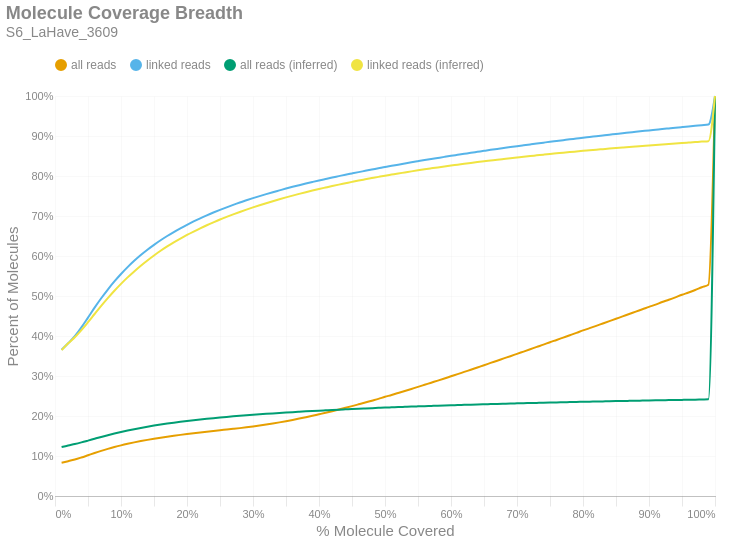

The notebook cell this image was saved under:
### Markdown cell above
### Molecule Read Coverage
This chart shows molecule coverage breadth as computed by the number of bases aligned to that molecule. In other words, "*how much of each unique long molecule is actually sequenced/aligned?*" Keep in mind there is a distinction between sequences and alignments, since some sequences belonging to a particular molecule may not align well and wouldn't appear in the alignment data. This chart also shows molecule coverage breadth as computed by the *inferred fragment* from which the aligned sequences originate. Unlike read coverage, this calculation takes into account the total insert size, including unsequenced gaps between the forward and reverse reads. Like the previous figures, these are cumulative percents.

### Code cell
if SKIPLR:
    print_html(f"Skipped")
else:
    binned_df = consolidated_hist(valids['coverage_bp'], mask, 0.01, True)
    binned_df_inf = consolidated_hist(valids['coverage_inserts'], mask, 0.01, True)
    binned_df = binned_df.with_columns(pl.lit(binned_df_inf['all reads (cumsum)']).alias('all reads (inferred)'))
    binned_df = binned_df.with_columns(pl.lit(binned_df_inf['linked reads (cumsum)']).alias('linked reads (inferred)'))
    binned_df = binned_df.with_columns(
        (pl.col('bin').cast(pl.Float64) + 0.01).alias('right_edge')
    )

    with SafeRender(binned_df):
        (
            density_plot(binned_df, 'Molecule Coverage Breadth', samplename, 'molcov', ['all reads (inferred)','linked reads (inferred)'])
            .encode(
                #x=alt.X('bin:Q', title="% Molecule Covered").axis(format = '%').scale(padding=0),
                x=alt.X('right_edge:Q', title="% Molecule Covered").axis(format='%').scale(padding=0),
                y=alt.Y('value:Q', title='Percent of Molecules')
                    .axis(format='%')
                    .stack(False)
                    .scale(domainMin=0, padding=0),
                color=alt.Color("key:N").scale(domain = ["all reads", "linked reads", "all reads (inferred)", "linked reads (inferred)"]),
                tooltip = [
                    alt.Tooltip("key:N", title = "Data Type"),
                    alt.Tooltip("range_label:N", title="% Molecule Covered"),
                    alt.Tooltip("value:Q", format = ".2%", title="% Molecules")
                ]
            )
        ).display()

### Figure 1 — Vega-Lite specification as saved in the notebook (floating-point values rounded to 4 significant figures)
{"width": "container", "height": 400, "config": {"title": {"anchor": "start", "dy": -15, "fontSize": 18, "color": "#888888", "subtitleColor": "#888888", "subtitleFontSize": 14}, "arc": {"fill": "#0072B2"}, "axis": {"domainColor": "#888888", "domainWidth": 0.5, "gridWidth": 0.2, "grid": false, "titleFontWeight": 400, "titleFontSize": 15, "labelFontSize": 11, "labelColor": "#888888", "tickColor": "#888888", "tickWidth": 0.2, "titleColor": "#888888"}, "axisBand": {"grid": false}, "axisX": {"grid": true, "tickSize": 10, "domainCap": "round"}, "axisY": {"domain": false, "grid": true, "tickSize": 0, "domainCap": "round"}, "background": "transparent", "header": {"labelFontSize": 15, "labelColor": "#888888", "titleFontSize": 15, "titleFontWeight": 600, "titleColor": "#888888"}, "legend": {"labelFont": "sans-serif", "labelFontSize": 12, "labelColor": "#888888", "symbolSize": 100, "symbolType": "circle", "titleFontSize": 12, "titlePadding": 10, "titleColor": "#888888", "title": null, "orient": "top"}, "range": {"category": ["#E69F00", "#56B4E9", "#009E73", "#F0E442", "#0072B2", "#D55E00", "#CC79A7", "#000000"], "diverging": ["#cfe8f3", "#a2d4ec", "#73bfe2", "#46abdb", "#1696d2", "#12719e"]}, "area": {"fill": "#0072B2", "fillOpacity": 0.7, "line": true, "strokeOpacity": 0.7}, "line": {"color": "#0072B2", "stroke": "#0072B2", "strokeWidth": 2}, "trail": {"color": "#0072B2", "stroke": "#0072B2", "strokeWidth": 0, "size": 1}, "point": {"filled": true, "fillOpacity": 1.0, "size": 95}, "text": {"color": "#888888", "fontSize": 11, "align": "right", "fontWeight": 400, "size": 11}, "bar": {"fill": "#0072B2", "stroke": null}, "view": {"stroke": null, "continuousWidth": 660, "continuousHeight": 400}}, "data": {"name": "data-7d5c0637972aa78b9b4f9ce6a1ed6b3b"}, "mark": {"type": "line", "interpolate": "monotone", "point": {"opacity": 0, "size": 275}}, "encoding": {"color": {"field": "key", "scale": {"domain": ["all reads", "linked reads", "all reads (inferred)", "linked reads (inferred)"]}, "type": "nominal"}, "tooltip": [{"field": "key", "title": "Data Type", "type": "nominal"}, {"field": "range_label", "title": "% Molecule Covered", "type": "nominal"}, {"field": "value", "format": ".2%", "title": "% Molecules", "type": "quantitative"}], "x": {"axis": {"format": "%"}, "field": "right_edge", "scale": {"padding": 0}, "title": "% Molecule Covered", "type": "quantitative"}, "y": {"axis": {"format": "%"}, "field": "value", "scale": {"domainMin": 0, "padding": 0}, "stack": false, "title": "Percent of Molecules", "type": "quantitative"}}, "params": [{"name": "param_c36ac31b6afebe62", "select": {"type": "point", "fields": ["key"]}, "bind": "legend"}], "title": {"text": "Molecule Coverage Breadth", "subtitle": "S6_LaHave_3609"}, "transform": [{"fold": ["all reads (cumsum)", "linked reads (cumsum)", "all reads (inferred)", "linked reads (inferred)"]}, {"calculate": "replace(datum.key, ' (cumsum)', '')", "as": "key"}, {"filter": {"param": "param_c36ac31b6afebe62"}}], "usermeta": {"embedOptions": {"downloadFileName": "S6_LaHave_3609.molcov"}}, "$schema": "https://vega.github.io/schema/vega-lite/v6.1.0.json", "datasets": {"data-7d5c0637972aa78b9b4f9ce6a1ed6b3b": [{"bin": "0.0", "interval": "0.0-0.01", "all reads": 0.08333, "linked reads": 0.3654, "all reads (cumsum)": 0.08333, "linked reads (cumsum)": 0.3654, "range_label": "0.0-0.01", "all reads (inferred)": 0.1224, "linked reads (inferred)": 0.3645, "right_edge": 0.01}, {"bin": "0.01", "interval": "0.01-0.02", "all reads": 0.003774, "linked reads": 0.0163, "all reads (cumsum)": 0.0871, "linked reads (cumsum)": 0.3818, "range_label": "0.01-0.02", "all reads (inferred)": 0.1264, "linked reads (inferred)": 0.3817, "right_edge": 0.02}, {"bin": "0.02", "interval": "0.02-0.03", "all reads": 0.004063, "linked reads": 0.01759, "all reads (cumsum)": 0.09116, "linked reads (cumsum)": 0.3993, "range_label": "0.02-0.03", "all reads (inferred)": 0.1299, "linked reads (inferred)": 0.397, "right_edge": 0.03}, {"bin": "0.03", "interval": "0.03-0.04", "all reads": 0.005111, "linked reads": 0.02225, "all reads (cumsum)": 0.09627, "linked reads (cumsum)": 0.4216, "range_label": "0.03-0.04", "all reads (inferred)": 0.134, "linked reads (inferred)": 0.4148, "right_edge": 0.04}, {"bin": "0.04", "interval": "0.04-0.05", "all reads": 0.005567, "linked reads": 0.02448, "all reads (cumsum)": 0.1018, "linked reads (cumsum)": 0.4461, "range_label": "0.04-0.05", "all reads (inferred)": 0.1385, "linked reads (inferred)": 0.4346, "right_edge": 0.05}, {"bin": "0.05", "interval": "0.05-0.06", "all reads": 0.005611, "linked reads": 0.02473, "all reads (cumsum)": 0.1075, "linked reads (cumsum)": 0.4708, "range_label": "0.05-0.06", "all reads (inferred)": 0.1431, "linked reads (inferred)": 0.455, "right_edge": 0.06}, {"bin": "0.06", "interval": "0.06-0.07", "all reads": 0.005325, "linked reads": 0.0235, "all reads (cumsum)": 0.1128, "linked reads (cumsum)": 0.4943, "range_label": "0.06-0.07", "all reads (inferred)": 0.1477, "linked reads (inferred)": 0.4753, "right_edge": 0.07}, {"bin": "0.07", "interval": "0.07-0.08", "all reads": 0.004964, "linked reads": 0.02192, "all reads (cumsum)": 0.1177, "linked reads (cumsum)": 0.5162, "range_label": "0.07-0.08", "all reads (inferred)": 0.152, "linked reads (inferred)": 0.4946, "right_edge": 0.08}, {"bin": "0.08", "interval": "0.08-0.09", "all reads": 0.004574, "linked reads": 0.02019, "all reads (cumsum)": 0.1223, "linked reads (cumsum)": 0.5364, "range_label": "0.08-0.09", "all reads (inferred)": 0.1562, "linked reads (inferred)": 0.5132, "right_edge": 0.09}, {"bin": "0.09", "interval": "0.09-0.1", "all reads": 0.004235, "linked reads": 0.01865, "all reads (cumsum)": 0.1265, "linked reads (cumsum)": 0.5551, "range_label": "0.09-0.1", "all reads (inferred)": 0.1601, "linked reads (inferred)": 0.5304, "right_edge": 0.1}, {"bin": "0.1", "interval": "0.1-0.11", "all reads": 0.003882, "linked reads": 0.01706, "all reads (cumsum)": 0.1304, "linked reads (cumsum)": 0.5721, "range_label": "0.1-0.11", "all reads (inferred)": 0.1637, "linked reads (inferred)": 0.5466, "right_edge": 0.11}, {"bin": "0.11", "interval": "0.11-0.12", "all reads": 0.003581, "linked reads": 0.01573, "all reads (cumsum)": 0.134, "linked reads (cumsum)": 0.5879, "range_label": "0.11-0.12", "all reads (inferred)": 0.1671, "linked reads (inferred)": 0.5615, "right_edge": 0.12}, {"bin": "0.12", "interval": "0.12-0.13", "all reads": 0.003294, "linked reads": 0.01445, "all reads (cumsum)": 0.1373, "linked reads (cumsum)": 0.6023, "range_label": "0.12-0.13", "all reads (inferred)": 0.1702, "linked reads (inferred)": 0.5758, "right_edge": 0.13}, {"bin": "0.13", "interval": "0.13-0.14", "all reads": 0.003034, "linked reads": 0.01327, "all reads (cumsum)": 0.1403, "linked reads (cumsum)": 0.6156, "range_label": "0.13-0.14", "all reads (inferred)": 0.1732, "linked reads (inferred)": 0.589, "right_edge": 0.14}, {"bin": "0.14", "interval": "0.14-0.15", "all reads": 0.002815, "linked reads": 0.01227, "all reads (cumsum)": 0.1432, "linked reads (cumsum)": 0.6278, "range_label": "0.14-0.15", "all reads (inferred)": 0.176, "linked reads (inferred)": 0.6013, "right_edge": 0.15}, {"bin": "0.15", "interval": "0.15-0.16", "all reads": 0.002634, "linked reads": 0.01143, "all reads (cumsum)": 0.1458, "linked reads (cumsum)": 0.6393, "range_label": "0.15-0.16", "all reads (inferred)": 0.1786, "linked reads (inferred)": 0.6131, "right_edge": 0.16}, {"bin": "0.16", "interval": "0.16-0.17", "all reads": 0.002477, "linked reads": 0.01067, "all reads (cumsum)": 0.1483, "linked reads (cumsum)": 0.6499, "range_label": "0.16-0.17", "all reads (inferred)": 0.1811, "linked reads (inferred)": 0.6239, "right_edge": 0.17}, {"bin": "0.17", "interval": "0.17-0.18", "all reads": 0.002338, "linked reads": 0.009943, "all reads (cumsum)": 0.1506, "linked reads (cumsum)": 0.6599, "range_label": "0.17-0.18", "all reads (inferred)": 0.1834, "linked reads (inferred)": 0.6341, "right_edge": 0.18}, {"bin": "0.18", "interval": "0.18-0.19", "all reads": 0.002195, "linked reads": 0.009273, "all reads (cumsum)": 0.1528, "linked reads (cumsum)": 0.6692, "range_label": "0.18-0.19", "all reads (inferred)": 0.1855, "linked reads (inferred)": 0.6436, "right_edge": 0.19}, {"bin": "0.19", "interval": "0.19-0.2", "all reads": 0.002123, "linked reads": 0.008822, "all reads (cumsum)": 0.1549, "linked reads (cumsum)": 0.678, "range_label": "0.19-0.2", "all reads (inferred)": 0.1875, "linked reads (inferred)": 0.6526, "right_edge": 0.2}, {"bin": "0.2", "interval": "0.2-0.21", "all reads": 0.002037, "linked reads": 0.008353, "all reads (cumsum)": 0.157, "linked reads (cumsum)": 0.6863, "range_label": "0.2-0.21", "all reads (inferred)": 0.1894, "linked reads (inferred)": 0.6611, "right_edge": 0.21}, {"bin": "0.21", "interval": "0.21-0.22", "all reads": 0.001964, "linked reads": 0.007886, "all reads (cumsum)": 0.1589, "linked reads (cumsum)": 0.6942, "range_label": "0.21-0.22", "all reads (inferred)": 0.1912, "linked reads (inferred)": 0.6691, "right_edge": 0.22}, {"bin": "0.22", "interval": "0.22-0.23", "all reads": 0.001886, "linked reads": 0.007414, "all reads (cumsum)": 0.1608, "linked reads (cumsum)": 0.7016, "range_label": "0.22-0.23", "all reads (inferred)": 0.193, "linked reads (inferred)": 0.6768, "right_edge": 0.23}, {"bin": "0.23", "interval": "0.23-0.24", "all reads": 0.001817, "linked reads": 0.007014, "all reads (cumsum)": 0.1626, "linked reads (cumsum)": 0.7087, "range_label": "0.23-0.24", "all reads (inferred)": 0.1946, "linked reads (inferred)": 0.6842, "right_edge": 0.24}, {"bin": "0.24", "interval": "0.24-0.25", "all reads": 0.001779, "linked reads": 0.006679, "all reads (cumsum)": 0.1644, "linked reads (cumsum)": 0.7153, "range_label": "0.24-0.25", "all reads (inferred)": 0.1962, "linked reads (inferred)": 0.6912, "right_edge": 0.25}, {"bin": "0.25", "interval": "0.25-0.26", "all reads": 0.001732, "linked reads": 0.006355, "all reads (cumsum)": 0.1661, "linked reads (cumsum)": 0.7217, "range_label": "0.25-0.26", "all reads (inferred)": 0.1977, "linked reads (inferred)": 0.6978, "right_edge": 0.26}, {"bin": "0.26", "interval": "0.26-0.27", "all reads": 0.001756, "linked reads": 0.006189, "all reads (cumsum)": 0.1679, "linked reads (cumsum)": 0.7279, "range_label": "0.26-0.27", "all reads (inferred)": 0.1991, "linked reads (inferred)": 0.7041, "right_edge": 0.27}, {"bin": "0.27", "interval": "0.27-0.28", "all reads": 0.001807, "linked reads": 0.005874, "all reads (cumsum)": 0.1697, "linked reads (cumsum)": 0.7337, "range_label": "0.27-0.28", "all reads (inferred)": 0.2004, "linked reads (inferred)": 0.7101, "right_edge": 0.28}, {"bin": "0.28", "interval": "0.28-0.29", "all reads": 0.001939, "linked reads": 0.005522, "all reads (cumsum)": 0.1716, "linked reads (cumsum)": 0.7393, "range_label": "0.28-0.29", "all reads (inferred)": 0.2018, "linked reads (inferred)": 0.7159, "right_edge": 0.29}, {"bin": "0.29", "interval": "0.29-0.3", "all reads": 0.002148, "linked reads": 0.005383, "all reads (cumsum)": 0.1738, "linked reads (cumsum)": 0.7447, "range_label": "0.29-0.3", "all reads (inferred)": 0.203, "linked reads (inferred)": 0.7215, "right_edge": 0.3}, {"bin": "0.3", "interval": "0.3-0.31", "all reads": 0.002289, "linked reads": 0.005116, "all reads (cumsum)": 0.1761, "linked reads (cumsum)": 0.7498, "range_label": "0.3-0.31", "all reads (inferred)": 0.2042, "linked reads (inferred)": 0.7269, "right_edge": 0.31}, {"bin": "0.31", "interval": "0.31-0.32", "all reads": 0.002483, "linked reads": 0.004951, "all reads (cumsum)": 0.1786, "linked reads (cumsum)": 0.7547, "range_label": "0.31-0.32", "all reads (inferred)": 0.2054, "linked reads (inferred)": 0.7321, "right_edge": 0.32}, {"bin": "0.32", "interval": "0.32-0.33", "all reads": 0.002663, "linked reads": 0.004782, "all reads (cumsum)": 0.1812, "linked reads (cumsum)": 0.7595, "range_label": "0.32-0.33", "all reads (inferred)": 0.2065, "linked reads (inferred)": 0.737, "right_edge": 0.33}, {"bin": "0.33", "interval": "0.33-0.34", "all reads": 0.002813, "linked reads": 0.004553, "all reads (cumsum)": 0.184, "linked reads (cumsum)": 0.7641, "range_label": "0.33-0.34", "all reads (inferred)": 0.2076, "linked reads (inferred)": 0.7418, "right_edge": 0.34}, {"bin": "0.34", "interval": "0.34-0.35", "all reads": 0.003003, "linked reads": 0.004535, "all reads (cumsum)": 0.187, "linked reads (cumsum)": 0.7686, "range_label": "0.34-0.35", "all reads (inferred)": 0.2087, "linked reads (inferred)": 0.7465, "right_edge": 0.35}, {"bin": "0.35", "interval": "0.35-0.36", "all reads": 0.003181, "linked reads": 0.004384, "all reads (cumsum)": 0.1902, "linked reads (cumsum)": 0.773, "range_label": "0.35-0.36", "all reads (inferred)": 0.2097, "linked reads (inferred)": 0.751, "right_edge": 0.36}, {"bin": "0.36", "interval": "0.36-0.37", "all reads": 0.003292, "linked reads": 0.004114, "all reads (cumsum)": 0.1935, "linked reads (cumsum)": 0.7771, "range_label": "0.36-0.37", "all reads (inferred)": 0.2107, "linked reads (inferred)": 0.7553, "right_edge": 0.37}, {"bin": "0.37", "interval": "0.37-0.38", "all reads": 0.003462, "linked reads": 0.004034, "all reads (cumsum)": 0.197, "linked reads (cumsum)": 0.7811, "range_label": "0.37-0.38", "all reads (inferred)": 0.2116, "linked reads (inferred)": 0.7595, "right_edge": 0.38}, {"bin": "0.38", "interval": "0.38-0.39", "all reads": 0.003567, "linked reads": 0.003929, "all reads (cumsum)": 0.2005, "linked reads (cumsum)": 0.7851, "range_label": "0.38-0.39", "all reads (inferred)": 0.2125, "linked reads (inferred)": 0.7636, "right_edge": 0.39}, {"bin": "0.39", "interval": "0.39-0.4", "all reads": 0.00378, "linked reads": 0.003837, "all reads (cumsum)": 0.2043, "linked reads (cumsum)": 0.7889, "range_label": "0.39-0.4", "all reads (inferred)": 0.2134, "linked reads (inferred)": 0.7675, "right_edge": 0.4}, {"bin": "0.4", "interval": "0.4-0.41", "all reads": 0.003808, "linked reads": 0.003631, "all reads (cumsum)": 0.2081, "linked reads (cumsum)": 0.7925, "range_label": "0.4-0.41", "all reads (inferred)": 0.2143, "linked reads (inferred)": 0.7712, "right_edge": 0.41}, {"bin": "0.41", "interval": "0.41-0.42", "all reads": 0.003986, "linked reads": 0.003604, "all reads (cumsum)": 0.2121, "linked reads (cumsum)": 0.7961, "range_label": "0.41-0.42", "all reads (inferred)": 0.2151, "linked reads (inferred)": 0.7749, "right_edge": 0.42}, {"bin": "0.42", "interval": "0.42-0.43", "all reads": 0.004113, "linked reads": 0.00352, "all reads (cumsum)": 0.2162, "linked reads (cumsum)": 0.7996, "range_label": "0.42-0.43", "all reads (inferred)": 0.2159, "linked reads (inferred)": 0.7785, "right_edge": 0.43}, {"bin": "0.43", "interval": "0.43-0.44", "all reads": 0.004221, "linked reads": 0.003541, "all reads (cumsum)": 0.2204, "linked reads (cumsum)": 0.8032, "range_label": "0.43-0.44", "all reads (inferred)": 0.2167, "linked reads (inferred)": 0.7819, "right_edge": 0.44}, {"bin": "0.44", "interval": "0.44-0.45", "all reads": 0.00429, "linked reads": 0.00328, "all reads (cumsum)": 0.2247, "linked reads (cumsum)": 0.8065, "range_label": "0.44-0.45", "all reads (inferred)": 0.2175, "linked reads (inferred)": 0.7853, "right_edge": 0.45}, {"bin": "0.45", "interval": "0.45-0.46", "all reads": 0.004433, "linked reads": 0.003254, "all reads (cumsum)": 0.2292, "linked reads (cumsum)": 0.8097, "range_label": "0.45-0.46", "all reads (inferred)": 0.2182, "linked reads (inferred)": 0.7886, "right_edge": 0.46}, {"bin": "0.46", "interval": "0.46-0.47", "all reads": 0.004482, "linked reads": 0.003191, "all reads (cumsum)": 0.2337, "linked reads (cumsum)": 0.8129, "range_label": "0.46-0.47", "all reads (inferred)": 0.2189, "linked reads (inferred)": 0.7917, "right_edge": 0.47}, {"bin": "0.47", "interval": "0.47-0.48", "all reads": 0.004651, "linked reads": 0.003209, "all reads (cumsum)": 0.2383, "linked reads (cumsum)": 0.8161, "range_label": "0.47-0.48", "all reads (inferred)": 0.2196, "linked reads (inferred)": 0.7948, "right_edge": 0.48}, {"bin": "0.48", "interval": "0.48-0.49", "all reads": 0.004554, "linked reads": 0.003114, "all reads (cumsum)": 0.2429, "linked reads (cumsum)": 0.8192, "range_label": "0.48-0.49", "all reads (inferred)": 0.2203, "linked reads (inferred)": 0.7978, "right_edge": 0.49}, {"bin": "0.49", "interval": "0.49-0.5", "all reads": 0.00515, "linked reads": 0.003242, "all reads (cumsum)": 0.248, "linked reads (cumsum)": 0.8225, "range_label": "0.49-0.5", "all reads (inferred)": 0.221, "linked reads (inferred)": 0.8008, "right_edge": 0.5}, {"bin": "0.5", "interval": "0.5-0.51", "all reads": 0.004503, "linked reads": 0.002898, "all reads (cumsum)": 0.2525, "linked reads (cumsum)": 0.8254, "range_label": "0.5-0.51", "all reads (inferred)": 0.2216, "linked reads (inferred)": 0.8036, "right_edge": 0.51}, {"bin": "0.51", "interval": "0.51-0.52", "all reads": 0.005106, "linked reads": 0.002994, "all reads (cumsum)": 0.2576, "linked reads (cumsum)": 0.8284, "range_label": "0.51-0.52", "all reads (inferred)": 0.2223, "linked reads (inferred)": 0.8063, "right_edge": 0.52}, {"bin": "0.52", "interval": "0.52-0.53", "all reads": 0.004937, "linked reads": 0.002923, "all reads (cumsum)": 0.2626, "linked reads (cumsum)": 0.8313, "range_label": "0.52-0.53", "all reads (inferred)": 0.2229, "linked reads (inferred)": 0.8089, "right_edge": 0.53}, {"bin": "0.53", "interval": "0.53-0.54", "all reads": 0.005119, "linked reads": 0.002886, "all reads (cumsum)": 0.2677, "linked reads (cumsum)": 0.8342, "range_label": "0.53-0.54", "all reads (inferred)": 0.2235, "linked reads (inferred)": 0.8116, "right_edge": 0.54}, {"bin": "0.54", "interval": "0.54-0.55", "all reads": 0.005094, "linked reads": 0.00281, "all reads (cumsum)": 0.2728, "linked reads (cumsum)": 0.837, "range_label": "0.54-0.55", "all reads (inferred)": 0.2241, "linked reads (inferred)": 0.8141, "right_edge": 0.55}, {"bin": "0.55", "interval": "0.55-0.56", "all reads": 0.005245, "linked reads": 0.00278, "all reads (cumsum)": 0.278, "linked reads (cumsum)": 0.8398, "range_label": "0.55-0.56", "all reads (inferred)": 0.2247, "linked reads (inferred)": 0.8166, "right_edge": 0.56}, {"bin": "0.56", "interval": "0.56-0.57", "all reads": 0.005264, "linked reads": 0.002706, "all reads (cumsum)": 0.2833, "linked reads (cumsum)": 0.8425, "range_label": "0.56-0.57", "all reads (inferred)": 0.2252, "linked reads (inferred)": 0.8191, "right_edge": 0.57}, {"bin": "0.57", "interval": "0.57-0.58", "all reads": 0.005218, "linked reads": 0.002656, "all reads (cumsum)": 0.2885, "linked reads (cumsum)": 0.8451, "range_label": "0.57-0.58", "all reads (inferred)": 0.2258, "linked reads (inferred)": 0.8215, "right_edge": 0.58}, {"bin": "0.58", "interval": "0.58-0.59", "all reads": 0.005349, "linked reads": 0.002651, "all reads (cumsum)": 0.2938, "linked reads (cumsum)": 0.8478, "range_label": "0.58-0.59", "all reads (inferred)": 0.2263, "linked reads (inferred)": 0.8238, "right_edge": 0.59}, {"bin": "0.59", "interval": "0.59-0.6", "all reads": 0.005514, "linked reads": 0.002613, "all reads (cumsum)": 0.2994, "linked reads (cumsum)": 0.8504, "range_label": "0.59-0.6", "all reads (inferred)": 0.2269, "linked reads (inferred)": 0.8261, "right_edge": 0.6}, {"bin": "0.6", "interval": "0.6-0.61", "all reads": 0.00527, "linked reads": 0.002525, "all reads (cumsum)": 0.3046, "linked reads (cumsum)": 0.8529, "range_label": "0.6-0.61", "all reads (inferred)": 0.2274, "linked reads (inferred)": 0.8283, "right_edge": 0.61}, {"bin": "0.61", "interval": "0.61-0.62", "all reads": 0.005588, "linked reads": 0.002528, "all reads (cumsum)": 0.3102, "linked reads (cumsum)": 0.8554, "range_label": "0.61-0.62", "all reads (inferred)": 0.2279, "linked reads (inferred)": 0.8305, "right_edge": 0.62}, {"bin": "0.62", "interval": "0.62-0.63", "all reads": 0.005487, "linked reads": 0.002562, "all reads (cumsum)": 0.3157, "linked reads (cumsum)": 0.858, "range_label": "0.62-0.63", "all reads (inferred)": 0.2284, "linked reads (inferred)": 0.8327, "right_edge": 0.63}, {"bin": "0.63", "interval": "0.63-0.64", "all reads": 0.005599, "linked reads": 0.002451, "all reads (cumsum)": 0.3213, "linked reads (cumsum)": 0.8605, "range_label": "0.63-0.64", "all reads (inferred)": 0.2289, "linked reads (inferred)": 0.8347, "right_edge": 0.64}, {"bin": "0.64", "interval": "0.64-0.65", "all reads": 0.005535, "linked reads": 0.002461, "all reads (cumsum)": 0.3268, "linked reads (cumsum)": 0.8629, "range_label": "0.64-0.65", "all reads (inferred)": 0.2293, "linked reads (inferred)": 0.8368, "right_edge": 0.65}, {"bin": "0.65", "interval": "0.65-0.66", "all reads": 0.005844, "linked reads": 0.002431, "all reads (cumsum)": 0.3327, "linked reads (cumsum)": 0.8654, "range_label": "0.65-0.66", "all reads (inferred)": 0.2298, "linked reads (inferred)": 0.8387, "right_edge": 0.66}, {"bin": "0.66", "interval": "0.66-0.67", "all reads": 0.005539, "linked reads": 0.002327, "all reads (cumsum)": 0.3382, "linked reads (cumsum)": 0.8677, "range_label": "0.66-0.67", "all reads (inferred)": 0.2303, "linked reads (inferred)": 0.8407, "right_edge": 0.67}, {"bin": "0.67", "interval": "0.67-0.68", "all reads": 0.00572, "linked reads": 0.002323, "all reads (cumsum)": 0.3439, "linked reads (cumsum)": 0.87, "range_label": "0.67-0.68", "all reads (inferred)": 0.2307, "linked reads (inferred)": 0.8426, "right_edge": 0.68}, {"bin": "0.68", "interval": "0.68-0.69", "all reads": 0.005594, "linked reads": 0.002312, "all reads (cumsum)": 0.3495, "linked reads (cumsum)": 0.8723, "range_label": "0.68-0.69", "all reads (inferred)": 0.2311, "linked reads (inferred)": 0.8445, "right_edge": 0.69}, {"bin": "0.69", "interval": "0.69-0.7", "all reads": 0.005835, "linked reads": 0.002269, "all reads (cumsum)": 0.3554, "linked reads (cumsum)": 0.8746, "range_label": "0.69-0.7", "all reads (inferred)": 0.2316, "linked reads (inferred)": 0.8463, "right_edge": 0.7}, {"bin": "0.7", "interval": "0.7-0.71", "all reads": 0.005698, "linked reads": 0.002224, "all reads (cumsum)": 0.3611, "linked reads (cumsum)": 0.8768, "range_label": "0.7-0.71", "all reads (inferred)": 0.232, "linked reads (inferred)": 0.8481, "right_edge": 0.71}, {"bin": "0.71", "interval": "0.71-0.72", "all reads": 0.005755, "linked reads": 0.002209, "all reads (cumsum)": 0.3668, "linked reads (cumsum)": 0.879, "range_label": "0.71-0.72", "all reads (inferred)": 0.2324, "linked reads (inferred)": 0.8499, "right_edge": 0.72}, {"bin": "0.72", "interval": "0.72-0.73", "all reads": 0.005858, "linked reads": 0.002201, "all reads (cumsum)": 0.3727, "linked reads (cumsum)": 0.8812, "range_label": "0.72-0.73", "all reads (inferred)": 0.2328, "linked reads (inferred)": 0.8516, "right_edge": 0.73}, {"bin": "0.73", "interval": "0.73-0.74", "all reads": 0.005701, "linked reads": 0.002183, "all reads (cumsum)": 0.3784, "linked reads (cumsum)": 0.8834, "range_label": "0.73-0.74", "all reads (inferred)": 0.2332, "linked reads (inferred)": 0.8533, "right_edge": 0.74}, {"bin": "0.74", "interval": "0.74-0.75", "all reads": 0.006084, "linked reads": 0.002173, "all reads (cumsum)": 0.3845, "linked reads (cumsum)": 0.8856, "range_label": "0.74-0.75", "all reads (inferred)": 0.2336, "linked reads (inferred)": 0.855, "right_edge": 0.75}, {"bin": "0.75", "interval": "0.75-0.76", "all reads": 0.005692, "linked reads": 0.002014, "all reads (cumsum)": 0.3902, "linked reads (cumsum)": 0.8876, "range_label": "0.75-0.76", "all reads (inferred)": 0.234, "linked reads (inferred)": 0.8566, "right_edge": 0.76}, {"bin": "0.76", "interval": "0.76-0.77", "all reads": 0.005847, "linked reads": 0.002042, "all reads (cumsum)": 0.396, "linked reads (cumsum)": 0.8896, "range_label": "0.76-0.77", "all reads (inferred)": 0.2344, "linked reads (inferred)": 0.8582, "right_edge": 0.77}, {"bin": "0.77", "interval": "0.77-0.78", "all reads": 0.005839, "linked reads": 0.002057, "all reads (cumsum)": 0.4018, "linked reads (cumsum)": 0.8917, "range_label": "0.77-0.78", "all reads (inferred)": 0.2348, "linked reads (inferred)": 0.8598, "right_edge": 0.78}, {"bin": "0.78", "interval": "0.78-0.79", "all reads": 0.005893, "linked reads": 0.001989, "all reads (cumsum)": 0.4077, "linked reads (cumsum)": 0.8937, "range_label": "0.78-0.79", "all reads (inferred)": 0.2351, "linked reads (inferred)": 0.8613, "right_edge": 0.79}, {"bin": "0.79", "interval": "0.79-0.8", "all reads": 0.006192, "linked reads": 0.002043, "all reads (cumsum)": 0.4139, "linked reads (cumsum)": 0.8957, "range_label": "0.79-0.8", "all reads (inferred)": 0.2355, "linked reads (inferred)": 0.8629, "right_edge": 0.8}, {"bin": "0.8", "interval": "0.8-0.81", "all reads": 0.00565, "linked reads": 0.001859, "all reads (cumsum)": 0.4196, "linked reads (cumsum)": 0.8976, "range_label": "0.8-0.81", "all reads (inferred)": 0.2358, "linked reads (inferred)": 0.8643, "right_edge": 0.81}, {"bin": "0.81", "interval": "0.81-0.82", "all reads": 0.00581, "linked reads": 0.001929, "all reads (cumsum)": 0.4254, "linked reads (cumsum)": 0.8995, "range_label": "0.81-0.82", "all reads (inferred)": 0.2362, "linked reads (inferred)": 0.8657, "right_edge": 0.82}, {"bin": "0.82", "interval": "0.82-0.83", "all reads": 0.005923, "linked reads": 0.001883, "all reads (cumsum)": 0.4313, "linked reads (cumsum)": 0.9014, "range_label": "0.82-0.83", "all reads (inferred)": 0.2365, "linked reads (inferred)": 0.8671, "right_edge": 0.83}, {"bin": "0.83", "interval": "0.83-0.84", "all reads": 0.005902, "linked reads": 0.001879, "all reads (cumsum)": 0.4372, "linked reads (cumsum)": 0.9033, "range_label": "0.83-0.84", "all reads (inferred)": 0.2369, "linked reads (inferred)": 0.8686, "right_edge": 0.84}, {"bin": "0.84", "interval": "0.84-0.85", "all reads": 0.005848, "linked reads": 0.001857, "all reads (cumsum)": 0.4431, "linked reads (cumsum)": 0.9051, "range_label": "0.84-0.85", "all reads (inferred)": 0.2372, "linked reads (inferred)": 0.8699, "right_edge": 0.85}, {"bin": "0.85", "interval": "0.85-0.86", "all reads": 0.005974, "linked reads": 0.001875, "all reads (cumsum)": 0.449, "linked reads (cumsum)": 0.907, "range_label": "0.85-0.86", "all reads (inferred)": 0.2375, "linked reads (inferred)": 0.8713, "right_edge": 0.86}, {"bin": "0.86", "interval": "0.86-0.87", "all reads": 0.005855, "linked reads": 0.001762, "all reads (cumsum)": 0.4549, "linked reads (cumsum)": 0.9088, "range_label": "0.86-0.87", "all reads (inferred)": 0.2378, "linked reads (inferred)": 0.8726, "right_edge": 0.87}, {"bin": "0.87", "interval": "0.87-0.88", "all reads": 0.006014, "linked reads": 0.001809, "all reads (cumsum)": 0.4609, "linked reads (cumsum)": 0.9106, "range_label": "0.87-0.88", "all reads (inferred)": 0.2382, "linked reads (inferred)": 0.8739, "right_edge": 0.88}, {"bin": "0.88", "interval": "0.88-0.89", "all reads": 0.00589, "linked reads": 0.001718, "all reads (cumsum)": 0.4668, "linked reads (cumsum)": 0.9123, "range_label": "0.88-0.89", "all reads (inferred)": 0.2385, "linked reads (inferred)": 0.8752, "right_edge": 0.89}, {"bin": "0.89", "interval": "0.89-0.9", "all reads": 0.006045, "linked reads": 0.001718, "all reads (cumsum)": 0.4728, "linked reads (cumsum)": 0.914, "range_label": "0.89-0.9", "all reads (inferred)": 0.2388, "linked reads (inferred)": 0.8764, "right_edge": 0.9}, {"bin": "0.9", "interval": "0.9-0.91", "all reads": 0.005668, "linked reads": 0.001676, "all reads (cumsum)": 0.4785, "linked reads (cumsum)": 0.9157, "range_label": "0.9-0.91", "all reads (inferred)": 0.2391, "linked reads (inferred)": 0.8777, "right_edge": 0.91}, {"bin": "0.91", "interval": "0.91-0.92", "all reads": 0.006456, "linked reads": 0.001693, "all reads (cumsum)": 0.485, "linked reads (cumsum)": 0.9174, "range_label": "0.91-0.92", "all reads (inferred)": 0.2394, "linked reads (inferred)": 0.8789, "right_edge": 0.92}, {"bin": "0.92", "interval": "0.92-0.93", "all reads": 0.005585, "linked reads": 0.00164, "all reads (cumsum)": 0.4905, "linked reads (cumsum)": 0.919, "range_label": "0.92-0.93", "all reads (inferred)": 0.2397, "linked reads (inferred)": 0.8801, "right_edge": 0.93}, {"bin": "0.93", "interval": "0.93-0.94", "all reads": 0.00605, "linked reads": 0.001634, "all reads (cumsum)": 0.4966, "linked reads (cumsum)": 0.9207, "range_label": "0.93-0.94", "all reads (inferred)": 0.24, "linked reads (inferred)": 0.8812, "right_edge": 0.94}, {"bin": "0.94", "interval": "0.94-0.95", "all reads": 0.00653, "linked reads": 0.001602, "all reads (cumsum)": 0.5031, "linked reads (cumsum)": 0.9223, "range_label": "0.94-0.95", "all reads (inferred)": 0.2403, "linked reads (inferred)": 0.8824, "right_edge": 0.95}, {"bin": "0.95", "interval": "0.95-0.96", "all reads": 0.005549, "linked reads": 0.001589, "all reads (cumsum)": 0.5087, "linked reads (cumsum)": 0.9238, "range_label": "0.95-0.96", "all reads (inferred)": 0.2406, "linked reads (inferred)": 0.8836, "right_edge": 0.96}, {"bin": "0.96", "interval": "0.96-0.97", "all reads": 0.006411, "linked reads": 0.00155, "all reads (cumsum)": 0.5151, "linked reads (cumsum)": 0.9254, "range_label": "0.96-0.97", "all reads (inferred)": 0.2409, "linked reads (inferred)": 0.8848, "right_edge": 0.97}, {"bin": "0.97", "interval": "0.97-0.98", "all reads": 0.006856, "linked reads": 0.00152, "all reads (cumsum)": 0.5219, "linked reads (cumsum)": 0.9269, "range_label": "0.97-0.98", "all reads (inferred)": 0.2413, "linked reads (inferred)": 0.886, "right_edge": 0.98}, {"bin": "0.98", "interval": "0.98-0.99", "all reads": 0.006362, "linked reads": 0.001576, "all reads (cumsum)": 0.5283, "linked reads (cumsum)": 0.9285, "range_label": "0.98-0.99", "all reads (inferred)": 0.2416, "linked reads (inferred)": 0.8869, "right_edge": 0.99}, {"bin": "0.99", "interval": "0.99-1.0", "all reads": 0.4717, "linked reads": 0.07151, "all reads (cumsum)": 1.0, "linked reads (cumsum)": 1.0, "range_label": "0.99-1.0", "all reads (inferred)": 1.0, "linked reads (inferred)": 1.0, "right_edge": 1.0}]}}
